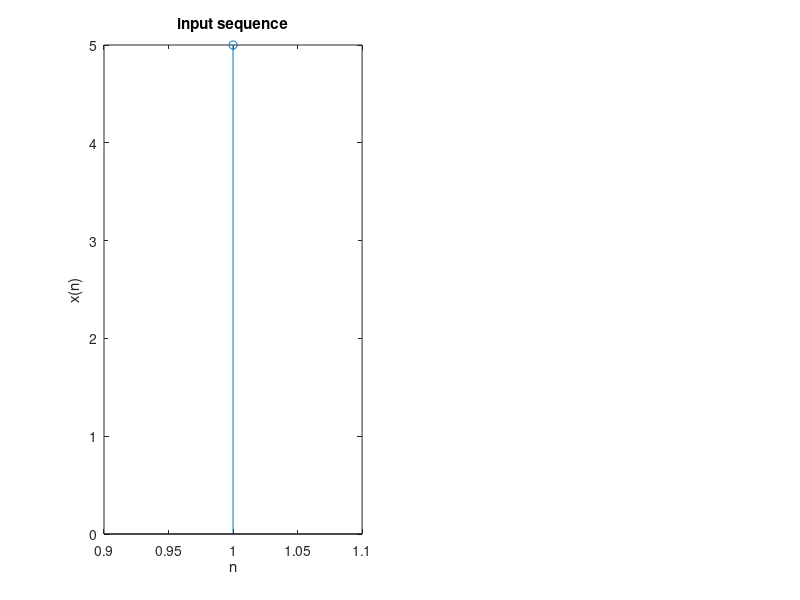

Write MATLAB code to recreate this figure. (Note: this script raises an error after producing the figure.)
 clc;
 close all; 
clear all; 
x=input('enter input sequence');
subplot(1,2,1); 
stem(x);
xlabel('n'); 
ylabel('x(n)'); 
title('input sequence'); 
z=xcorr(x,x); 
disp('The values of z  are = ');
disp(z);
subplot(1,2,2); 
stem(z);
xlabel('n');
ylabel('z(n)'); 
title('auto correlation of input sequence'); 
